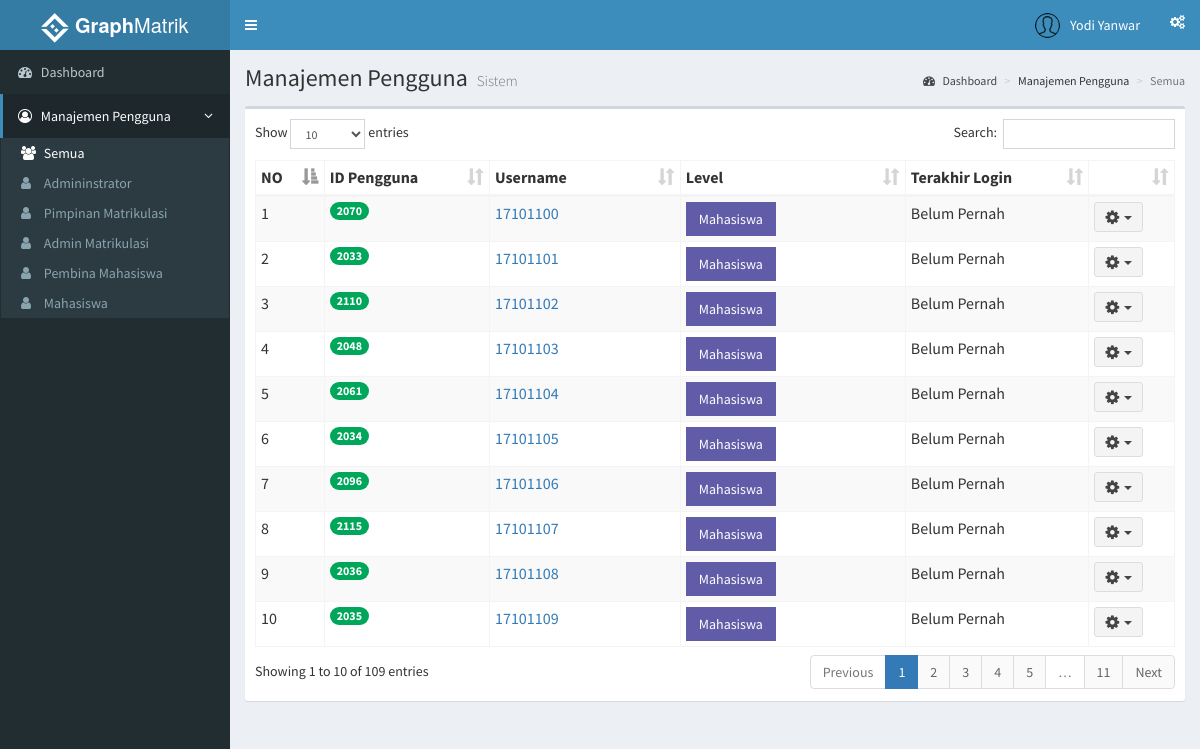
The app's page /index.php?page=users (signed in) with its own data.
### tables this page shows
CREATE TABLE `users` (
  `id_user` int(11) NOT NULL,
  `username` varchar(30) NOT NULL,
  `password` varchar(50) NOT NULL,
  `level` int(11) NOT NULL,
  `last_login` datetime NOT NULL
);

### functions.php (called while the page is built, shortened)
<?php
	function tampilUsers(){
		$ambildata = mysql_query("SELECT * FROM users ORDER BY username") or die(mysql_error());
		if (mysql_num_rows($ambildata) > 0) {
			while ($ad = mysql_fetch_assoc($ambildata))
				$data[] = $ad;
				return $data;
		} else{
			echo "Daftar pengguna sistem kosong";
		}
	}
 ?>

### role/admin/users.php (the view, shortened to what this page needs)
<?php
  include 'functions.php';
 ?>
    <section class="content-header">
      <h1>
        Manajemen Pengguna
        <small>Sistem</small>
      </h1>
      <ol class="breadcrumb">
        <li><a href="/simon/admin"><i class="fa fa-dashboard"></i> Dashboard</a></li>
        <li>Manajemen Pengguna</li>
        <li class="active">Semua</li>
      </ol>
    </section>
    <section class="content">
      <div class="row">
        <div class="col-xs-12">
          <div class="box">
            <div class="box-body">
              <table id="tableUsers" class="table table-bordered table-hover table-condensed table-striped table-responsive">
                <thead>
                  <tr>
                    <th>NO</th>
                    <th>ID Pengguna</th>
                    <th>Username</th>
                    <th>Level</th>
                    <th>Terakhir Login</th>
                    <th></th>
                  </tr>
                </thead>
                <tbody>
                  <?php
                    $dataUser = tampilUsers();
                    $no = 1;
                    foreach($dataUser as $row){
                   ?>
                <tr>
                  <td><?php echo $no ?></td>
                  <td><?php echo "<span class='badge bg-green'>".$row['id_user']."</span>" ?></td>
                  <td><?php if($row['level'] == '0'){ echo "<a href='index.php?page=admininstratordetails&id=".$row['id_user']."'>".$row['username']."</a>";} else if($row['level'] == '1'){echo "<a href='index.php?page=pimpinandetails&id=".$row['id_user']."'>".$row['username']."</a>";} else if($row['level'] == '2'){echo "<a href='index.php?page=adminmatrikdetails&id=".$row['id_user']."'>".$row['username']."</a>";} else if($row['level'] == '3'){echo "<a href='index.php?page=pembinadetails&id=".$row['id_user']."'>".$row['username']."</a>";} else if($row['level'] == '4'){echo "<a href='index.php?page=mahasiswadetails&id=".$row['id_user']."'>".$row['username']."</a>";} ?></td>
                  <td><?php if($row['level'] == '0'){ echo "<a href='index.php?page=administrator' class='btn bg-navy btn-flat'>Administrator</a>";}else if($row['level'] == '1'){ echo "<a href='index.php?page=pimpinan' class='btn bg-purple btn-flat'>Pimpinan Matrikulasi</a>" ;}else if($row['level'] == '2'){ echo "<a href='index.php?page=adminmatrik' class='btn bg-maroon btn-flat'>Admin Matrikulasi</a>" ;}else if($row['level'] == '3'){ echo "<a href='index.php?page=pembina' class='btn bg-olive btn-flat'>Pembina Mahasiswa</a>" ;}else if($row['level'] == '4'){ echo "<a href='index.php?page=mahasiswa' class='btn bg-purple btn-flat'>Mahasiswa</a>" ;} ?></td>
                  <td><?php if ($row['last_login'] == '0000-00-00 00:00:00'){ echo 'Belum Pernah';}else{ echo date("d-m-Y H:i", strtotime($row['last_login'])) ;} ?></td>
                  <td>
                    <div class="dropdown">
                      <button class="btn btn-default btn-sm dropdown-toggle " type="button" data-toggle="dropdown">
                        <i class="fa fa-cog fa-lg"></i>&nbsp;&nbsp;<span class="caret"></span>
                      </button>
                    </div>
                  </td>
                </tr>
                  <?php
                    $no++; }
                   ?>
                </tbody>
              </table>
            </div>
          </div>
        </div>
      </div>
    </section>

### records on screen
users: id_user "2070", username "17101100", level "Mahasiswa", shows "Belum Pernah"
users: id_user "2033", username "17101101", level "Mahasiswa", shows "Belum Pernah"
users: id_user "2110", username "17101102", level "Mahasiswa", shows "Belum Pernah"
users: id_user "2048", username "17101103", level "Mahasiswa", shows "Belum Pernah"
users: id_user "2061", username "17101104", level "Mahasiswa", shows "Belum Pernah"
users: id_user "2034", username "17101105", level "Mahasiswa", shows "Belum Pernah"
users: id_user "2096", username "17101106", level "Mahasiswa", shows "Belum Pernah"
users: id_user "2115", username "17101107", level "Mahasiswa", shows "Belum Pernah"
users: id_user "2036", username "17101108", level "Mahasiswa", shows "Belum Pernah"
users: id_user "2035", username "17101109", level "Mahasiswa", shows "Belum Pernah"

### other values on screen
$_SESSION['nama'] "Yodi Yanwar"
